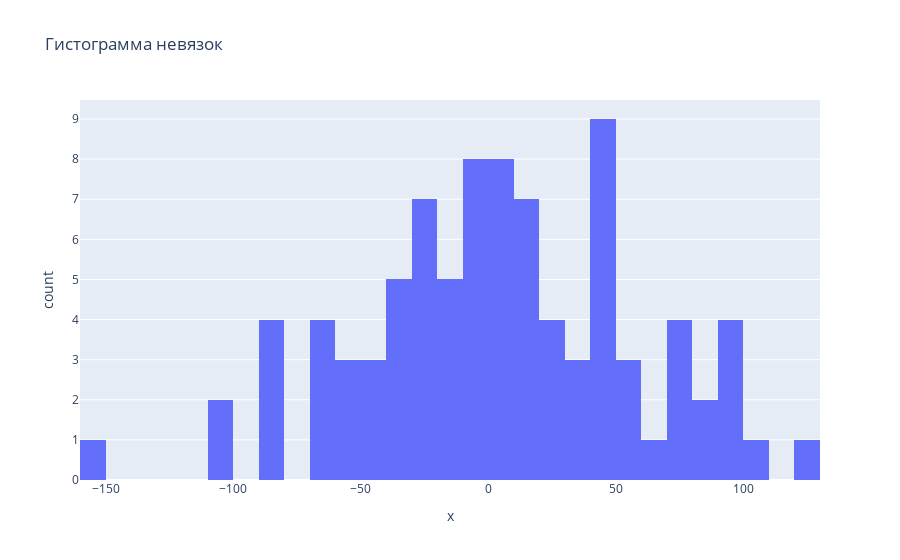

Here is the notebook cell this chart was saved with:
### Code cell
import plotly.express as px

from scipy.stats import norm

residuals = (
    y_test - y_pred
)  

fig_residuals = px.histogram(x=residuals, nbins=30, title="Гистограмма невязок")
fig_residuals.show()

### Figure 1 — Plotly figure (JSON) as saved in the notebook; plotly's stock layout.template omitted (floating-point values rounded to 4 significant figures)
{"data": [{"bingroup": "x", "hovertemplate": "x=%{x}<br>count=%{y}<extra></extra>", "legendgroup": "", "marker": {"color": "#636efa", "pattern": {"shape": ""}}, "name": "", "nbinsx": 30, "orientation": "v", "showlegend": false, "type": "histogram", "x": [79.45, -109.5, 67.96, -61.42, -12.79, -8.172, -16.23, 90.66, 3.776, -12.63, -0.1387, 83.57, 45.5, 90.37, 34.87, -63.67, 75.47, 13.22, -26.37, 56.42, 102.6, -24.48, 57.57, 43.04, -25.89, -41.36, 74.69, -103.4, 0.009534, -1.975, -34.78, 26.64, -42.96, -20.54, 6.168, 42.64, -82.42, -35.65, 24.05, 3.946, -23.62, 0.3172, -9.454, 12.99, -81.05, -9.458, 128.3, -27.97, 38.42, 90.42, -16.52, 95.04, -34.5, -37.21, -4.641, -59.6, -22.42, -59.74, 47.74, -17.62, -65.93, -154.5, 46.37, -3.597, 83.3, 45.81, 9.87, -54.91, 15.28, 57.19, -81.0, 22.59, 46.79, -84.96, 9.133, -66.37, -6.744, 11.1, 78.41, 26.98, -39.48, 49.06, 41.18, 16.07, 37.99, 19.04, -44.56, 8.62, 17.75], "xaxis": "x", "yaxis": "y"}], "layout": {"barmode": "relative", "legend": {"tracegroupgap": 0}, "title": {"text": "Гистограмма невязок"}, "xaxis": {"anchor": "y", "domain": [0, 1], "title": {"text": "x"}}, "yaxis": {"anchor": "x", "domain": [0, 1], "title": {"text": "count"}}}}
